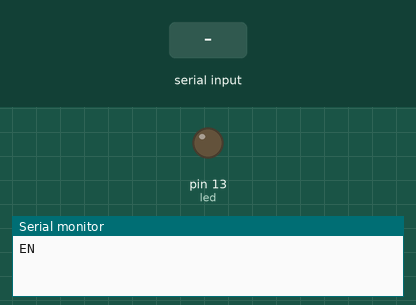
This sketch was run on a simulated Arduino Uno, built with avr-gcc and run on an emulated ATmega328P. Shown: output pins drawn as LEDs (lit = HIGH), the last lines printed to the serial monitor. The test bench sets the inputs (shaded band).

Above: at 1.2 s.
1.3 s: "1" received over the second serial link
At 2.6 s:
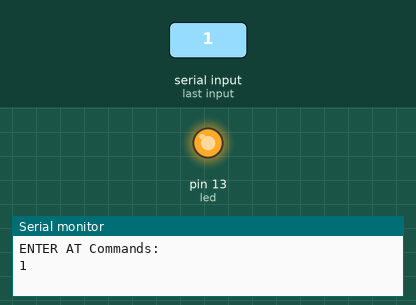
Timing chart, 0 to 4.3 s (numbered marks = the images above; inputs shaded):
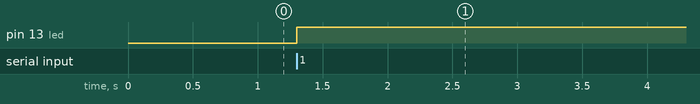

Measured:
- after the input at 1.3 s, pin 13 (led): LOW → HIGH at once

The sketch:

MITApp.ino
```cpp
#include <SoftwareSerial.h>

SoftwareSerial hc06(2,3);
int led = 13;
char val;

void setup(){
  //Initialize Serial Monitor
  Serial.begin(9600);
  Serial.println("ENTER AT Commands:");
  pinMode(led, OUTPUT);
  //Initialize Bluetooth Serial Port
  hc06.begin(9600);
  Serial.begin(9600);
}

void loop(){
  //Write data from HC06 to Serial Monitor
  if (hc06.available()){
    Serial.write(hc06.read());
  }

  //Write from Serial Monitor to HC06
  if (Serial.available()){
    hc06.write(Serial.read());
  }

  while(hc06.available()>0)
  {
    val = hc06.read();
    Serial.println(val);
  }

  if(val == '1'){
    digitalWrite(led, HIGH);
  }
  else if(val == '2'){
    digitalWrite(led, LOW);
  }
}
```
